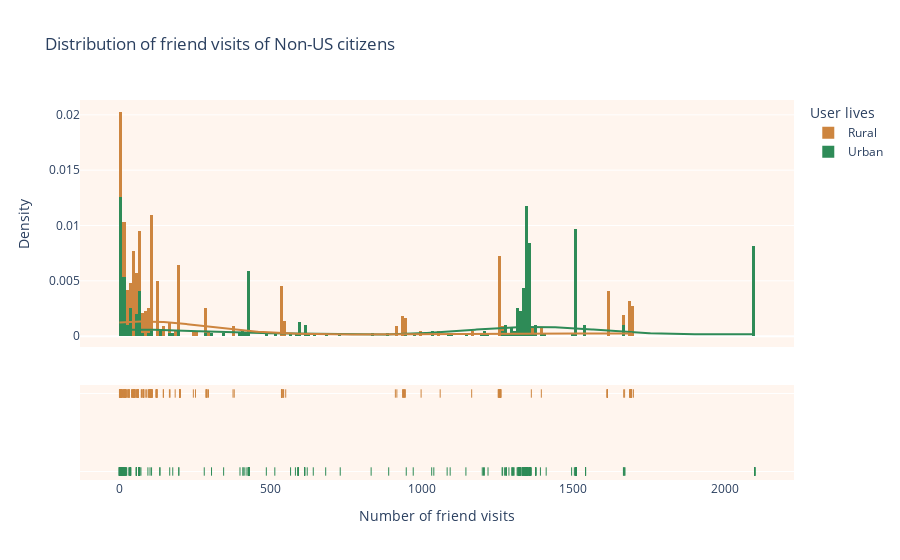

Write notebook code for a chart like this one.
### Code cell
import plotly.figure_factory as ff
import numpy as np
from plotly.offline import download_plotlyjs, init_notebook_mode, plot, iplot


# Group data together
hist_data = [bk_gw_friend_city['checkin_time'][bk_gw_friend_city['lives_urban'] == True].values, 
             bk_gw_friend_city['checkin_time'][bk_gw_friend_city['lives_urban'] == False].values]

group_labels = ['Urban', 'Rural']
colors = ['seagreen', 'peru']


# Create distplot with custom bin_size
fig = ff.create_distplot(hist_data, group_labels, bin_size=10, colors=colors)
fig.update_layout(plot_bgcolor='seashell')
fig.update_traces(opacity=1)
fig.update_layout(
    title="Distribution of friend visits of Non-US citizens",
    xaxis_title="Number of friend visits",
    yaxis_title="Density",
    legend_title="User lives"
    )

fig.update_layout(barmode='stack')

fig.show()

%cd "/home/mogan/Desktop/z_ada/ada-2020-project-milestone-p3-p3_/plots"

html = plot(fig, auto_open=False, output_type='div')
with open("Friend_visit_non_US_urban.html", 'w') as file:
    file.write(html)

### Figure 1 — Plotly figure (JSON) as saved in the notebook; plotly's stock layout.template omitted (floating-point values rounded to 4 significant figures; data arrays with more than 128 entries replaced by an {"elided": "..."} marker saying what was removed)
{"data": [{"autobinx": false, "histnorm": "probability density", "legendgroup": "Urban", "marker": {"color": "seagreen"}, "name": "Urban", "opacity": 1, "type": "histogram", "x": {"elided": "391 int values"}, "xaxis": "x", "xbins": {"end": 2098, "size": 10, "start": 1}, "yaxis": "y"}, {"autobinx": false, "histnorm": "probability density", "legendgroup": "Rural", "marker": {"color": "peru"}, "name": "Rural", "opacity": 1, "type": "histogram", "x": {"elided": "221 int values"}, "xaxis": "x", "xbins": {"end": 1698, "size": 10, "start": 1}, "yaxis": "y"}, {"legendgroup": "Urban", "marker": {"color": "seagreen"}, "mode": "lines", "name": "Urban", "opacity": 1, "showlegend": false, "type": "scatter", "x": {"elided": "500 float values"}, "xaxis": "x", "y": {"elided": "500 float values"}, "yaxis": "y"}, {"legendgroup": "Rural", "marker": {"color": "peru"}, "mode": "lines", "name": "Rural", "opacity": 1, "showlegend": false, "type": "scatter", "x": {"elided": "500 float values"}, "xaxis": "x", "y": {"elided": "500 float values"}, "yaxis": "y"}, {"legendgroup": "Urban", "marker": {"color": "seagreen", "symbol": "line-ns-open"}, "mode": "markers", "name": "Urban", "opacity": 1, "showlegend": false, "type": "scatter", "x": {"elided": "391 int values"}, "xaxis": "x", "y": {"elided": "391 str values"}, "yaxis": "y2"}, {"legendgroup": "Rural", "marker": {"color": "peru", "symbol": "line-ns-open"}, "mode": "markers", "name": "Rural", "opacity": 1, "showlegend": false, "type": "scatter", "x": {"elided": "221 int values"}, "xaxis": "x", "y": {"elided": "221 str values"}, "yaxis": "y2"}], "layout": {"barmode": "stack", "hovermode": "closest", "legend": {"title": {"text": "User lives"}, "traceorder": "reversed"}, "plot_bgcolor": "seashell", "title": {"text": "Distribution of friend visits of Non-US citizens"}, "xaxis": {"anchor": "y2", "domain": [0, 1], "title": {"text": "Number of friend visits"}, "zeroline": false}, "yaxis": {"anchor": "free", "domain": [0.35, 1], "position": 0, "title": {"text": "Density"}}, "yaxis2": {"anchor": "x", "domain": [0, 0.25], "dtick": 1, "showticklabels": false}}}
